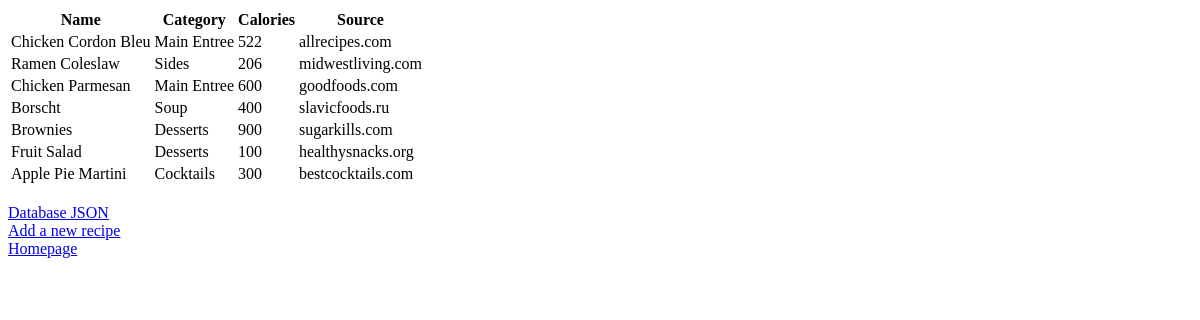
/list, run on an earlier commit of the app's database.
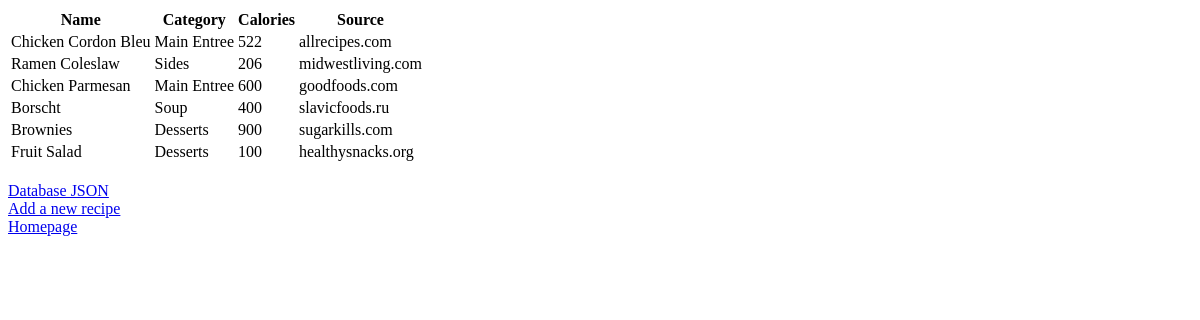
And on a later commit of the database.
### tables this page shows
CREATE TABLE recipes
                    (id TEXT PRIMARY KEY NOT NULL,
                    name TEXT,
                    category TEXT,
                    calories INTEGER,
                    source TEXT);

### alta3research-flask01.py (the view)
@app.route("/list")
def listrecipes():
    allRows = dbHelper()
    return render_template("recipelist.html",rows=allRows)

### alta3research-flask01.py (called while the page is built)
def dbHelper():
    connection = sqlite3.connect("recipes.db")
    connection.row_factory = sqlite3.Row
    cursor = connection.cursor()
    cursor.execute("SELECT * from recipes")
    rows = cursor.fetchall()
    rowDictionaries= []
    for row in rows:
        aRowDictionary = dict(row)
        rowDictionaries.append(aRowDictionary)
    return rowDictionaries

### templates/recipelist.html (shortened to what this page needs)
<!doctype html>
<html lang="en">
<head>
</head>
<body>
<table>
  <thead>
    <tr>
      <th>Name</th>
      <th>Category</th>
      <th>Calories</th>
      <th>Source</th>
    </tr>
  </thead>
  <tbody>
    {% for row in rows %}
    <tr>
      <td>{{ row["name"] }}</td>
      <td>{{ row["category"] }}</td>
      <td>{{ row["calories"] }}</td>
      <td>{{ row["source"] }}</td>
    </tr>
    {% endfor %}
  </tbody>
</table>
<br>
<div class="links">
  <a href="/data">Database JSON</a><br>
  <a href="/form">Add a new recipe</a><br>
  <a href="/">Homepage</a>
</div>
</body>
</html>

What changed in the data, as far as the page shows it:
removed recipes: name "Apple Pie Martini", category "Cocktails", calories "300", source "bestcocktails.com"
